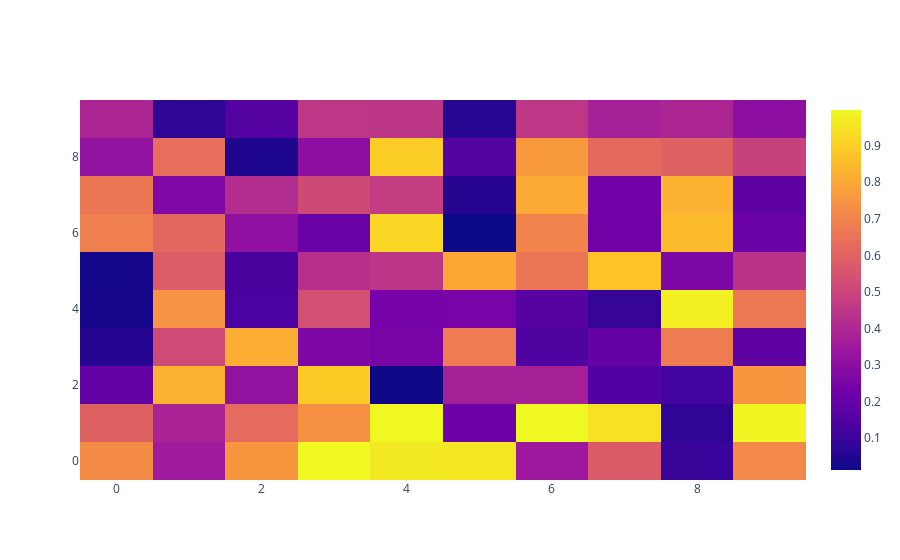

This figure's notebook cell:
### Markdown cell above
# HEATMAP 
A heatmap is a graphical representation of data where individual values are depicted by color. This visualization technique is particularly useful for displaying the magnitude of a phenomenon as color in two dimensions, making it easy to see patterns, correlations, and outliers within a dataset.
## Why We Use Heatmaps
1 **Visualize Data Patterns:** Heatmaps make it easy to see where values are concentrated. For example, they can show which areas of a city have higher temperatures or which times of the day have more website traffic.

2 **Simplify Complex Data:** Large datasets can be overwhelming. Heatmaps distill this information into a more digestible form, allowing for quicker comprehension of trends and relationships.

3 **Highlight Relationships:** They are particularly useful for showing correlations between variables in a matrix format. For example, a heatmap of a correlation matrix can help identify which variables are positively or negatively correlated.

4 **Detect Anomalies:** Heatmaps can help spot anomalies or outliers in the data that might be missed in other forms of visualization or raw data analysis.

## How They Help in Data Science
1 **Exploratory Data Analysis (EDA):)** Heatmaps are valuable in EDA for getting a quick overview of the data and identifying areas that need more detailed analysis.

2 **Feature Selection:** By visualizing correlations between features in a dataset, heatmaps can help in selecting the most relevant features for a predictive model.

3 **Model Evaluation:** In classification problems, a heatmap of the confusion matrix helps in understanding the performance of the model, showing true positives, true negatives, false positives, and false negatives in a color-coded format.

4 **Time Series Analysis:** Heatmaps can be used to visualize data over time, such as website visits over different hours of the day and days of the week, to identify patterns and trends.

5 **Geospatial Analysis:** Heatmaps are often used to visualize geospatial data, showing how certain variables vary across a geographic area.

### Code cell
# Heatmap in PLotly
data = np.random.rand(10,10)
heatmap = geo.Heatmap(z=data)
fig = geo.Figure(data=[heatmap])
fig.show()

### Figure 1 — Plotly figure (JSON) as saved in the notebook; plotly's stock layout.template omitted (floating-point values rounded to 4 significant figures)
{"data": [{"type": "heatmap", "z": [[0.7209, 0.3513, 0.7533, 0.9976, 0.963, 0.9573, 0.3457, 0.5744, 0.09781, 0.7118], [0.5948, 0.3832, 0.6238, 0.7397, 0.9964, 0.2131, 0.9946, 0.9429, 0.07916, 0.9905], [0.1954, 0.8271, 0.3145, 0.889, 0.01449, 0.3721, 0.3729, 0.1529, 0.117, 0.7524], [0.05952, 0.5175, 0.8154, 0.265, 0.25, 0.6736, 0.1434, 0.1967, 0.6775, 0.1818], [0.02955, 0.7436, 0.1314, 0.5372, 0.2405, 0.246, 0.165, 0.09218, 0.9761, 0.6659], [0.0264, 0.5782, 0.1271, 0.4263, 0.4431, 0.8025, 0.6602, 0.8694, 0.2606, 0.4355], [0.6864, 0.6138, 0.3062, 0.212, 0.9149, 0.01247, 0.6968, 0.2242, 0.8484, 0.2104], [0.6627, 0.267, 0.4149, 0.5166, 0.4723, 0.06034, 0.8057, 0.2319, 0.8289, 0.1844], [0.3148, 0.6342, 0.04424, 0.2996, 0.895, 0.1584, 0.7626, 0.6176, 0.5948, 0.488], [0.3914, 0.0787, 0.157, 0.449, 0.4467, 0.0622, 0.4508, 0.3734, 0.3901, 0.2986]]}], "layout": {}}
